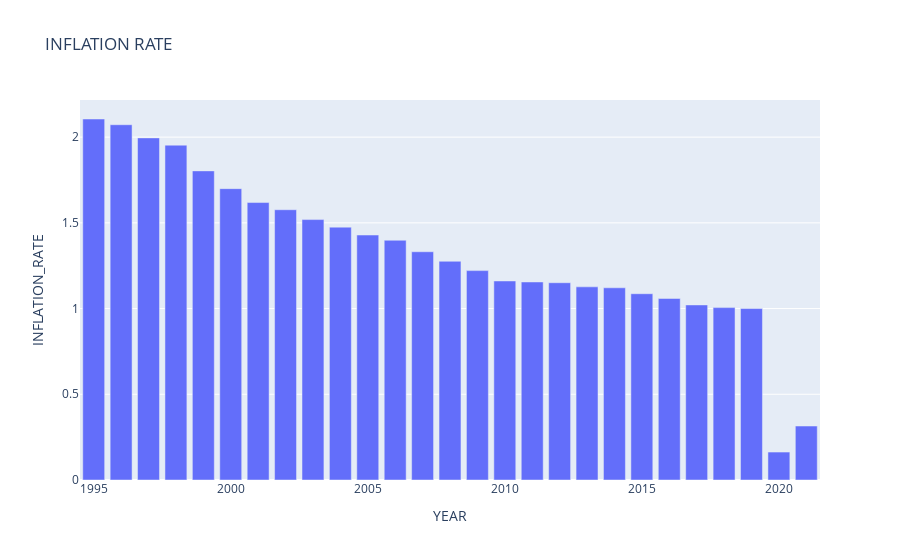

Write notebook code for a chart like this one.
### Markdown cell above
INFLATION RATE OF THE BOX OFFICE

### Code cell
inflation_rate = modified_inflation / modified_total_box_office
fourth_data = pd.DataFrame(dict(YEAR = modified_year,INFLATION_RATE=inflation_rate))
fourth_graph = px.bar(fourth_data,x="YEAR",y="INFLATION_RATE",title="INFLATION RATE")
fourth_graph.show()

### Figure 1 — Plotly figure (JSON) as saved in the notebook; plotly's stock layout.template omitted (floating-point values rounded to 4 significant figures)
{"data": [{"alignmentgroup": "True", "hovertemplate": "YEAR=%{x}<br>INFLATION_RATE=%{y}<extra></extra>", "legendgroup": "", "marker": {"color": "#636efa", "pattern": {"shape": ""}}, "name": "", "offsetgroup": "", "orientation": "v", "showlegend": false, "textposition": "auto", "type": "bar", "x": [2021, 2020, 2019, 2018, 2017, 2016, 2015, 2014, 2013, 2012, 2011, 2010, 2009, 2008, 2007, 2006, 2005, 2004, 2003, 2002, 2001, 2000, 1999, 1998, 1997, 1996, 1995], "xaxis": "x", "y": [0.3148, 0.1631, 1.0, 1.005, 1.021, 1.059, 1.087, 1.121, 1.127, 1.151, 1.155, 1.161, 1.221, 1.276, 1.331, 1.398, 1.429, 1.475, 1.519, 1.577, 1.618, 1.699, 1.803, 1.953, 1.996, 2.072, 2.106], "yaxis": "y"}], "layout": {"autosize": true, "barmode": "relative", "legend": {"tracegroupgap": 0}, "title": {"text": "INFLATION RATE"}, "xaxis": {"anchor": "y", "autorange": true, "domain": [0, 1], "range": [1994.0, 2022.0], "title": {"text": "YEAR"}, "type": "linear"}, "yaxis": {"anchor": "x", "autorange": true, "domain": [0, 1], "range": [0, 2.217], "title": {"text": "INFLATION_RATE"}, "type": "linear"}}}
